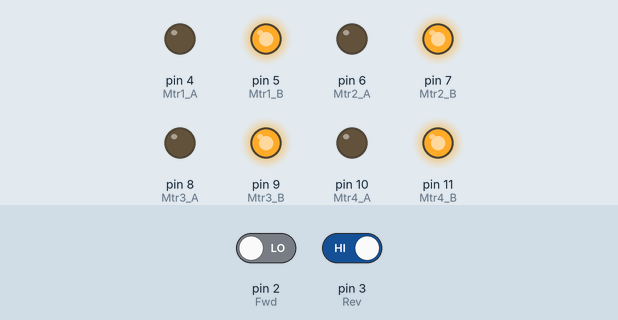
Recording of a sketch running on a simulated Arduino Uno, built with avr-gcc and run on an emulated ATmega328P. On the bench: output pins drawn as LEDs (lit = HIGH). The test bench sets the inputs (shaded band); at power-on: pin 3 (Rev) HIGH, pin 2 (Fwd) LOW.

Above: at 1.2 s.
1.3 s: pin 3 (Rev) driven LOW
At 2.2 s:
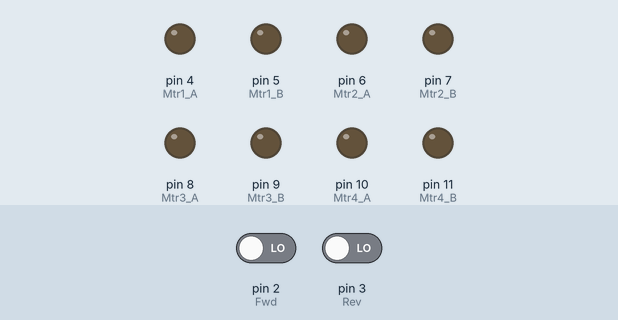
2.8 s: pin 2 (Fwd) driven HIGH
At 3.3 s:
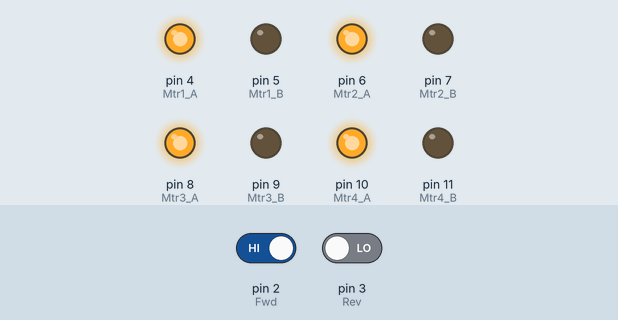
4.3 s: pin 2 (Fwd) driven LOW
At 5.5 s:
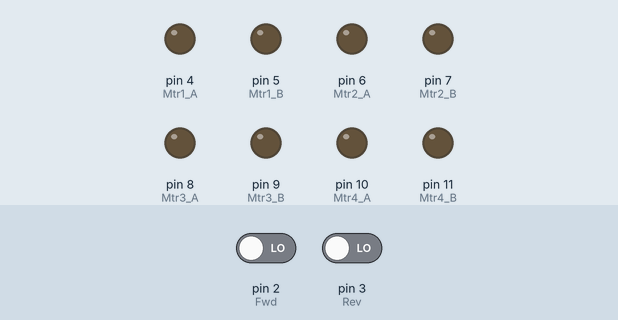
5.8 s: pin 3 (Rev) driven HIGH
At 6.8 s:
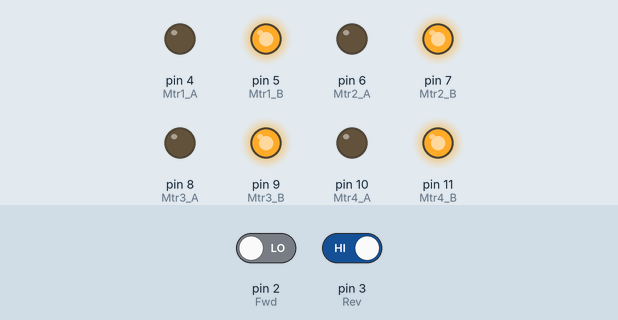
Timing chart, 0 to 8.3 s (numbered marks = the images above; inputs shaded):
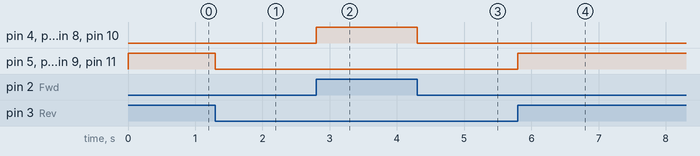

Measured:
- after the input at 1.3 s, pin 5 (Mtr1_B), pin 7 (Mtr2_B), pin 9 (Mtr3_B), pin 11 (Mtr4_B): HIGH → LOW at once
- after the input at 2.8 s, pin 4 (Mtr1_A), pin 6 (Mtr2_A), pin 8 (Mtr3_A), pin 10 (Mtr4_A): LOW → HIGH at once
- after the input at 4.3 s, pin 4 (Mtr1_A), pin 6 (Mtr2_A), pin 8 (Mtr3_A), pin 10 (Mtr4_A): HIGH → LOW at once
- after the input at 5.8 s, pin 5 (Mtr1_B), pin 7 (Mtr2_B), pin 9 (Mtr3_B), pin 11 (Mtr4_B): LOW → HIGH at once

The sketch:

8ChannelRelay_4Motors.ino
```cpp
int Fwd = 2;
int Rev = 3;

//Motor 1
int Mtr1_A = 4;
int Mtr1_B = 5;

//Motor 2
int Mtr2_A = 6;
int Mtr2_B = 7;

//Motor 3
int Mtr3_A = 8;
int Mtr3_B = 9;

//Motor 4
int Mtr4_A = 10;
int Mtr4_B = 11;

void setup()
{
  pinMode(Fwd, INPUT);
  pinMode(Rev, INPUT);
  pinMode(Mtr1_A, OUTPUT); //Relay 1
  pinMode(Mtr1_B, OUTPUT); //Relay 2
  pinMode(Mtr2_A, OUTPUT); //Relay 3
  pinMode(Mtr2_B, OUTPUT); //Relay 4
  pinMode(Mtr3_A, OUTPUT); //Relay 5
  pinMode(Mtr3_B, OUTPUT); //Relay 6
  pinMode(Mtr4_A, OUTPUT); //Relay 7
  pinMode(Mtr4_B, OUTPUT); //Relay 8
}

void loop()
{
  if (digitalRead(Fwd) == HIGH && digitalRead(Rev) == LOW)
  {
    digitalWrite(Mtr1_A, HIGH);
    digitalWrite(Mtr1_B, LOW);

    digitalWrite(Mtr2_A, HIGH);
    digitalWrite(Mtr2_B, LOW);

    digitalWrite(Mtr3_A, HIGH);
    digitalWrite(Mtr3_B, LOW);

    digitalWrite(Mtr4_A, HIGH);
    digitalWrite(Mtr4_B, LOW);
  }

  else if (digitalRead(Rev) == HIGH && digitalRead(Fwd) == LOW)
  {
    digitalWrite(Mtr1_A, LOW);
    digitalWrite(Mtr1_B, HIGH);

    digitalWrite(Mtr2_A, LOW);
    digitalWrite(Mtr2_B, HIGH);

    digitalWrite(Mtr3_A, LOW);
    digitalWrite(Mtr3_B, HIGH);

    digitalWrite(Mtr4_A, LOW);
    digitalWrite(Mtr4_B, HIGH);
  }

  else if (digitalRead(Fwd) == LOW && digitalRead(Rev) == LOW)
  {
    digitalWrite(Mtr1_A, LOW);
    digitalWrite(Mtr1_B, LOW);

    digitalWrite(Mtr2_A, LOW);
    digitalWrite(Mtr2_B, LOW);

    digitalWrite(Mtr3_A, LOW);
    digitalWrite(Mtr3_B, LOW);
    digitalWrite(Mtr4_A, LOW);
    digitalWrite(Mtr4_B, LOW);
  }
}
```
